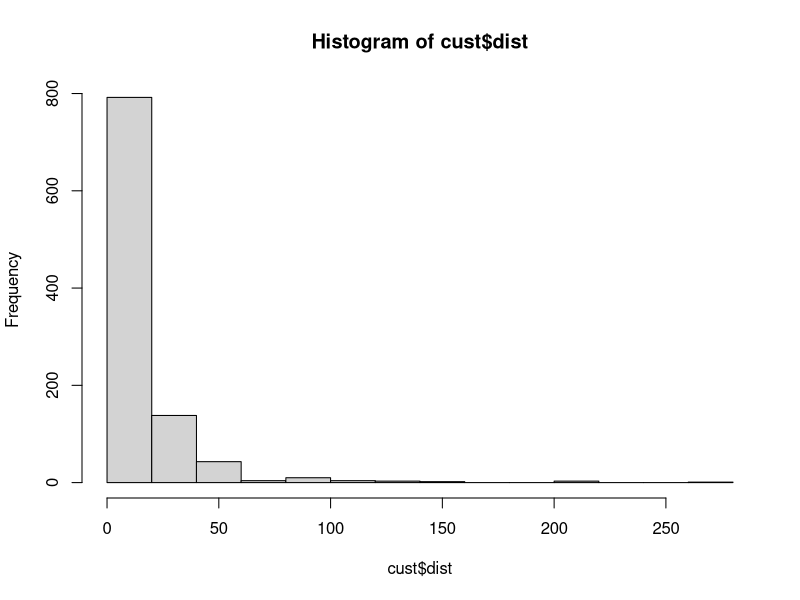

The R source for this figure:
set.seed(21821)
ncust <- 1000
cust <- data.frame(cust.id = as.factor(1:(ncust)))
cust$age <- rnorm(n = ncust, mean = 35, sd = 5)
cust$credit.score <- rnorm(n = ncust,  mean = 3+cust$age + 620, sd = 50)
cust$email <- factor(sample(c("yes", "no"), size = ncust, replace = TRUE, prob = c(0.8, 0.2)))
cust$dist <- exp(rnorm(n = ncust, mean = 2, sd = 1.2))
summary(cust)
head(cust)

hist(cust$dist)

cust$online_vis <- rnbinom(ncust, size = 0.3, 
                           mu = 15+ ifelse(cust$email =="yes",
                                           15,0)
                           - 0.7 *(cust$age- median(cust$age)))
head(cust$online_vis)
cust$online_trans <- rbinom(ncust, size = cust$online_vis, prob = 0.3)
cust$online_spend <- exp(rnorm(ncust, mean = 3, sd = 0.1)) * cust$online_trans
head(cust$online_spend)

cust$store_trans <- rnbinom(ncust, size = 5, 
                            mu=3/sqrt(cust$dist))
head(cust$store_trans)
cust$store_spend <- exp(rnorm(ncust, mean = 3.5, sd = 0.4)) * cust$dist
head(cust$store_spend)
summary(cust)
sat.overall <- rnorm(ncust, mean = 3.1, sd = 0.7)
summary(sat.overall)
sat.service <- floor(sat.overall + rnorm(ncust, mean = 0.5, sd = 0.4))
sat.selection <- floor(sat.overall + rnorm(ncust, mean = -0.2, sd = 0.6))
summary(cbind(sat.service, sat.selection))
cbind(sat.service, sat.selection)
sat.service[sat.service >5] <- 5
sat.service[sat.service <1] <- 1
sat.selection[sat.selection >5] <- 5
sat.selection[sat.selection <1] <- 1

summary(cbind(sat.service, sat.selection))

no.response <- as.logical(rbinom(ncust, size = 1, prob = cust$age/100))
sat.service[no.response] <- NA
sat.selection[no.response] <- NA 

summary(cbind(sat.service, sat.selection))
cust$sat.service <- sat.service
cust$sat.selection <- sat.selection
summary(cust)
